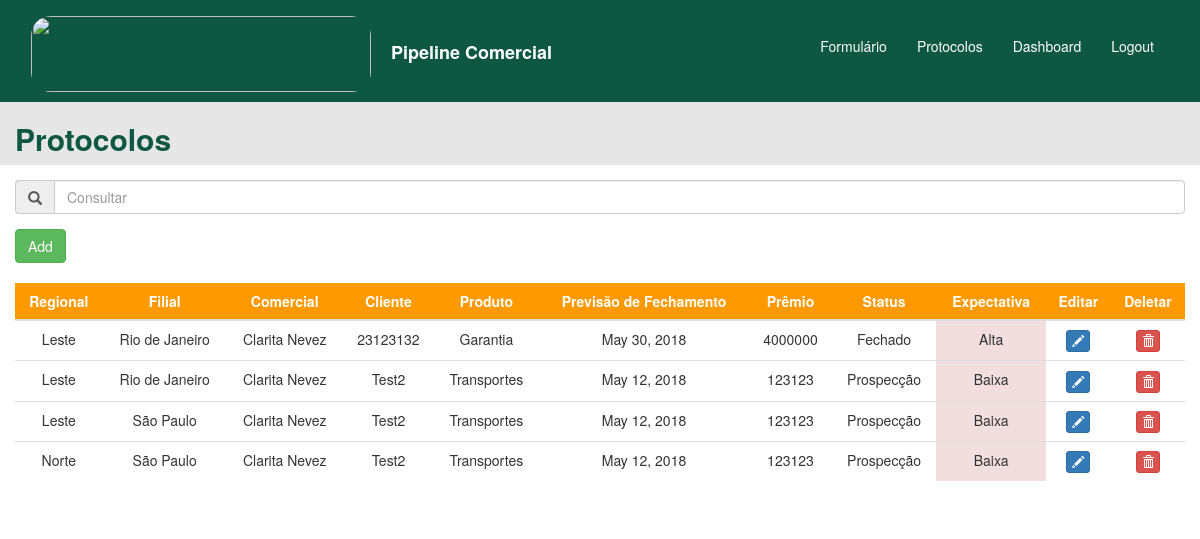
The page /protocolos/ on the database as committed earlier.
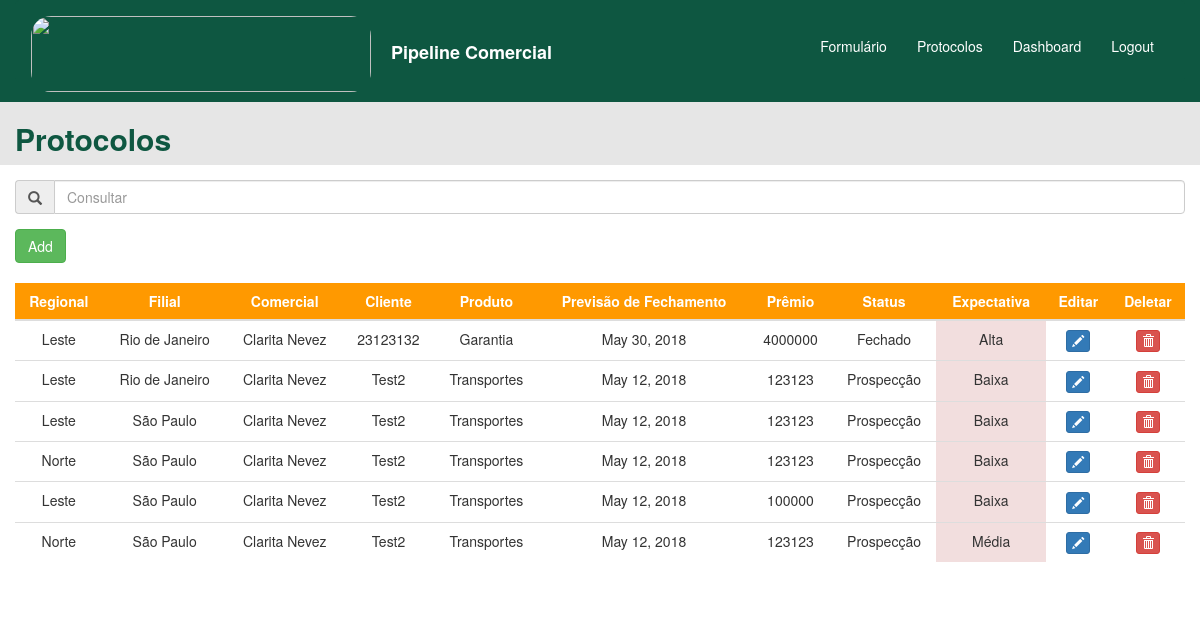
The same page on the database as committed later.
### home/models.py (models this page shows)
class Protocolos(models.Model):
    regional = models.ForeignKey(Regional, on_delete=models.CASCADE)
    filial = models.ForeignKey(Filial, on_delete=models.CASCADE)
    comercial = models.ForeignKey(Comercial, on_delete=models.CASCADE)
    corretor = models.CharField(max_length=250)
    primeira_cotacao = models.BooleanField()
    produto = models.ForeignKey(Produto, on_delete=models.CASCADE)
    cliente = models.CharField(max_length=250)
    premio = models.IntegerField()
    ultima_alteracao = models.DateField(auto_now=True)
    recebimento = models.DateField()
    vencimento = models.DateField()
    fechamento = models.DateField()
    tipo_de_seguro = models.ForeignKey(TipodeSeguro, on_delete=models.CASCADE)
    expectativa = models.ForeignKey(Expectativa, on_delete=models.CASCADE)
    status = models.ForeignKey(Status, on_delete=models.CASCADE)
    subscritor = models.CharField(max_length=250)
    motivo_perda = models.ForeignKey(MotivoPerda, on_delete=models.CASCADE, null=True, blank=True)
    congenere = models.ForeignKey(Congenere, on_delete=models.CASCADE, null=True, blank=True)
    comentario_perda = models.CharField(max_length=250, null=True, blank=True)
    historico_1 = models.CharField(max_length=4000, null=True, blank=True)
    historico_2 = models.CharField(max_length=4000, null=True, blank=True)
    historico_3 = models.CharField(max_length=4000, null=True, blank=True)
    historico_4 = models.CharField(max_length=4000, null=True, blank=True)
    historico_5 = models.CharField(max_length=4000, null=True, blank=True)
    historico_6 = models.CharField(max_length=4000, null=True, blank=True)
    historico_7 = models.CharField(max_length=4000, null=True, blank=True)
    historico_8 = models.CharField(max_length=4000, null=True, blank=True)
    historico_9 = models.CharField(max_length=4000, null=True, blank=True)
    historico_10 = models.CharField(max_length=4000, null=True, blank=True)

class Regional(models.Model):
    regional = models.CharField(max_length=200)
    def __str__(self):
        return self.regional

class Filial(models.Model):
    filial = models.CharField(max_length=200)
    def __str__(self):
        return self.filial

class Comercial(models.Model):
    comercial = models.CharField(max_length=200)
    def __str__(self):
        return self.comercial

class Produto(models.Model):
    produto = models.CharField(max_length=200)
    def __str__(self):
        return self.produto

class Status(models.Model):
    status = models.CharField(max_length=200)
    def __str__(self):
        return self.status

class Expectativa(models.Model):
    expectativa = models.CharField(max_length=200)
    def __str__(self):
        return self.expectativa

### protocolos/views.py (the view)
# urls.py: url(r'^protocolos/', include('protocolos.urls'), name='protocolos'),
def protocolos(request):
    protocolos = Protocolos.objects.all()
    print(protocolos)
    return render(request, 'protocolos/protocolos_base.html', {'protocolos': protocolos})

### templates/protocolos/protocolos_base.html (shortened to what this page needs)
<!DOCTYPE html>
    <html lang="pt">
        {% block content %}
        <head>
            <link rel="stylesheet" href="https://maxcdn.bootstrapcdn.com/bootstrap/3.3.7/css/bootstrap.css">
            <link rel="stylesheet" href="https://cdnjs.cloudflare.com/ajax/libs/bootstrap-datepicker/1.4.1/css/bootstrap-datepicker3.css"/>
        </head>
        <body>
            <div class="container-fluid" style="background-color: #0e5741">
                <nav class="navbar navbar-default" style="background-color: #0e5741;border-color: #0e5741;">
                    <div class="container-fluid">
                        {% load static %}
                        <a class="navbar-brand" href="{% url 'home' %}" style="text-decoration: none"><img src="https://www.berkley.com.br/Institucional/img/logo.png" style="display: inline-block;border-radius: 20px" alt="" width="340" height="76"><strong style="color: #ffffff"><p style="display: inline-block; margin-left:20px">Pipeline Comercial</p></strong></a>
                        <div id="navbar" class="navbar-collapse collapse" aria-expanded="false" style="border-width: 0px";>
                            <ul class="nav navbar-nav navbar-right" style="padding-top: 10px">
                                <li class="active">
                                    <a href="{% url 'home' %}" style="background-color: #0e5741"><p style="padding-top: 10px; color: #ffffff">Formulário</p></a>
                                <li class="active">
                                    <a href="{% url 'protocolos' %}" style="background-color: #0e5741"><p style="padding-top: 10px; color: #ffffff">Protocolos</p></a>
                                <li class="active">
                                    <a href="{% url 'dashboard' %}" style="background-color: #0e5741"><p style="padding-top: 10px; color: #ffffff">Dashboard</p></a>
                                <li class="active">
                                    <a href="{% url 'logout' %}" style="background-color: #0e5741"><p style="padding-top: 10px; color: #ffffff">Logout</p></a>
                                </li>
                                </li>
                            </ul>
                        </div>
                    </div>
                </nav>
                    {% include 'protocolos/includes/protocolos_include.html' %}
            </div>
        </body>
        {% endblock %}
    </html>

### templates/protocolos/includes/protocolos_include.html (shortened to what this page needs)
{% block content %}
    <div class="row" style="background-color: #e6e6e6">
    <h2 class="display-1" style="color: #0e5741; padding-left: 15px"> <strong>Protocolos</strong> </h2>
    </div>
        <div class="row">
            <div class="col-sm-12" style="padding-top: 5px; padding-bottom: 10px;background-color: #ffffff">
                <div class="form-group input-group" id="procurar" style="padding-top: 10px">
                    <span class="input-group-addon"><i class="glyphicon glyphicon-search"></i></span>
                    <input name="consulta" id="txt_consulta" placeholder="Consultar" type="text" class="form-control">
                </div>
                <input type="button" value="Add" id="duplicate" class="btn btn-success">
                <form method="post" action="/protocolos/delete/">
                <table id="full-table" class="table table-hover" style="background-color: #ffffff;">
                    <thead class="thead-dark" style="background-color: #ff9900;">
                        <tr>
                        <th onclick="sortTable(0)" class="text-center" style="color: #ffffff" scope="col">Regional<img style="width: 20px; height: 20px; display: none" src="#"></th>
                        <th onclick="sortTable(1)" class="text-center" style="color: #ffffff" scope="col">Filial<img style="width: 20px; height: 20px; display: none" src="#"></th>
                        <th onclick="sortTable(2)" class="text-center" style="color: #ffffff" scope="col">Comercial<img style="width: 20px; height: 20px; display: none" src="#"></th>
                        <th onclick="sortTable(3)" class="text-center" style="color: #ffffff" scope="col">Cliente<img style="width: 20px; height: 20px; display: none" src="#"></th>
                        <th onclick="sortTable(4)" class="text-center" style="color: #ffffff" scope="col">Produto<img style="width: 20px; height: 20px; display: none" src="#"></th>
                        <th onclick="sortTable(5)" class="text-center" style="color: #ffffff" scope="col">Previsão de Fechamento<img style="width: 20px; height: 20px; display: none" src="#"></th>
                        <th onclick="sortTable(6)" class="text-center" style="color: #ffffff" scope="col">Prêmio<img style="width: 20px; height: 20px; display: none" src="#"></th>
                        <th onclick="sortTable(7)" class="text-center" style="color: #ffffff" scope="col">Status<img style="width: 20px; height: 20px; display: none" src="#"></th>
                        <th onclick="sortTable(8)" class="text-center" style="color: #ffffff" scope="col">Expectativa<img style="width: 20px; height: 20px; display: none" src="#"></th>
                        <th class="text-center" style="color: #ffffff" scope="col">Editar</th>
                        <th class="text-center" style="color: #ffffff" scope="col">Deletar</th>
                        </tr>
                    </thead>
                    <tbody id="tabela">
                        {% for protocolo in protocolos %}
                        <tr class="clickable-row" name="table-row" onclick="window.location='/home/{{ protocolo.id }}'">
                            <td style="text-align: center">{{ protocolo.regional }}</td>
                            <td style="text-align: center">{{ protocolo.filial }}</td>
                            <td style="text-align: center">{{ protocolo.comercial }}</td>
                            <td style="text-align: center">{{ protocolo.cliente }}</td>
                            <td style="text-align: center">{{ protocolo.produto }}</td>
                            <td style="text-align: center">{{ protocolo.fechamento }}</td>
                            <td style="text-align: center" id="premio" name="premio">{{ protocolo.premio }}</td>
                            <td style="text-align: center">{{ protocolo.status }}</td>
                            <td style="text-align: center" class="danger" name="expectativa">{{ protocolo.expectativa }}</td>
                            <td style="text-align: center"><button type="button" class="btn btn-primary btn-xs" data-title="Edit" data-toggle="modal" data-target="#edit" ><span class="glyphicon glyphicon-pencil"></span></button></td>
                            <td style="text-align: center"><button name="delete" class="btn btn-danger btn-xs" value="{{ protocolo.id }}" data-title="Delete" data-toggle="modal" data-target="#delete" ><span class="glyphicon glyphicon-trash"></span></button></td>
                        </tr>
                        {% endfor %}
                    </tbody>
                </table>
            </form>
            </div>
        </div>
{% endblock %}

Rows that differ between the two databases and show on the page:
added Protocolos: regional "Leste", filial "São Paulo", comercial "Clarita Nevez", cliente "Test2", produto "Transportes", fechamento "May 12, 2018", premio "100000", status "Prospecção", expectativa "Baixa", {{ protocolo.id }} 5 (drawn)
added Protocolos: regional "Norte", filial "São Paulo", comercial "Clarita Nevez", cliente "Test2", produto "Transportes", fechamento "May 12, 2018", premio "123123", status "Prospecção", expectativa "Média", {{ protocolo.id }} 6 (drawn)
